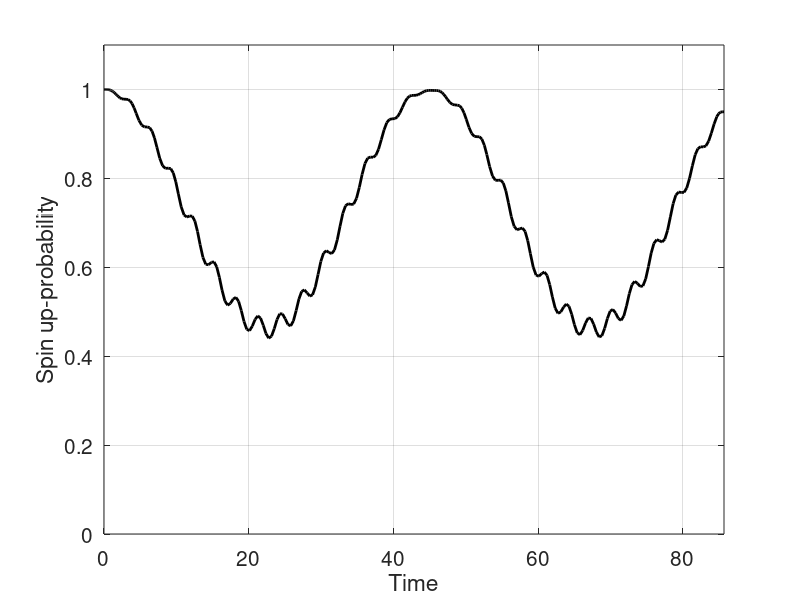

Write MATLAB code to recreate this figure.
% This script simulates a spin 1/2-particle which is exposed to a 
% magnetic field. This field has both a static part and a dynamic part. 
% The dynamic part oscillates in time as a sine function.
% The static field points in the z-direction, thus lifting the degenerecy 
% between spin up and spin down. The oscillating field is taken to point 
% along the x-axis, corresponding to a real coupling in the Hamiltonian.
%
% The initial state is the spin up-state.
% 
% The implementation solves the Schrödinger equation (TDSE) by using the 
% MATLAB routine ode45. It plots the probability of a spin up-measurement 
% as a function of time.
%
% The inputs are
% E     - the energy separation induced by the static field
% Omega - the strength of the oscillating field
% w     - the angular frequency of the oscillating field
% OpticalCycles - the duration of the simulation, given
% by the number of periods of the oscillating field.
%
% All inputs are hard coded initially.

% Parameters for the magnetic field
E = 1;
Omega= 0.1;
w = 1.1;

% Duration of the simulation
OpticalCycles=15;
Tfinal = OpticalCycles*2*pi/w;

% Set up the equation - with the Hamiltonian
H0 = [-E/2 0; 0, E/2];                  % Static part
InteractionMatrix = [0 1; 1, 0];        % Coupling matrix
% Right hand side of the TDSE
F = @(t,x) -i*(H0+Omega*sin(w*t)*InteractionMatrix)*x;

% Initial state
x0=[1; 0];                              % Start with spin up

% Solve using built-in function (Runge-Kutta)
[T X]=ode45(F, [0 Tfinal], x0);         % Solves the TDSE

% Plot result
figure(1)
plot(T,abs(X(:,1)).^2, 'k-', 'linewidth', 2)
grid on

% Explain the axes, set limits and fontsizes
xlabel('Time')
ylabel('Spin up-probability')
grid on
set(gca, 'fontsize', 15)
axis([0 Tfinal 0 1.1])
